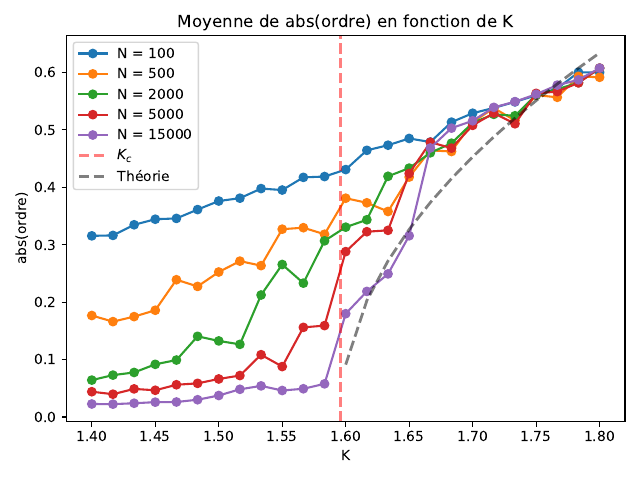

Write Python code to recreate this figure.
import numpy as np
import matplotlib.pyplot as plt
from scipy.integrate import solve_ivp
from joblib import Parallel, delayed
from tqdm import tqdm
import time

np.random.seed(40)


class OSCI:
    """
    Class representing an oscillator system.

    Parameters:
    - N (int): Number of oscillators in the system.
    - K (float): Coupling strength between oscillators.

    Attributes:
    - N (int): Number of oscillators in the system.
    - K (float): Coupling strength between oscillators.
    - pulse (ndarray): Array of random values representing the pulse of each oscillator.
    - omega (ndarray): Array of random values representing the initial phase of each oscillator.
    - ordre (complex): Order parameter of the system.
    - sol (scipy.integrate.OdeSolution): Solution of the differential equation.
    - abs_list (ndarray): Array of absolute values of the order parameter at different time points.

    Methods:
    - KURA(t, omega): Calculates the derivative of the phase for each oscillator at a given time.
    - solve(tmax, step): Solves the differential equation for the given time range and step size.
    - get_abs_ordre(): Calculates the absolute values of the order parameter at specific time points.
    """

    def __init__(self, N, K):
        """
        Initialize the OSCI class.

        Args:
        - N (int): Number of oscillators in the system.
        - K (float): Coupling strength between oscillators.
        """
        self.N = N
        self.K = K

        self.pulse = np.random.normal(0, 1, N)

        # Besoin de verifier si c'est bien ca
        self.pulse -= np.mean(self.pulse)
        # self.pulse[-1] = np.sum(self.pulse[:-1])

        self.omega = np.random.uniform(-np.pi, np.pi, N)
        self.ordre = np.sum(np.exp(1j * self.omega)) / self.N

    def KURA(self, t, omega):
        """
        Calculates the derivative of the phase for each oscillator at a given time.

        Args:
        - t (float): Time.
        - omega (ndarray): Array of phase values for each oscillator.

        Returns:
        - omega_dot (ndarray): Array of derivative of the phase for each oscillator.
        """
        ordre = np.sum(np.exp(1j * omega)) / self.N
        omega_dot = self.pulse + self.K * \
            np.abs(ordre) * np.sin(np.angle(ordre) - omega)
        return omega_dot

    def solve(self, tmax, step):
        """
        Solves the differential equation for the given time range and step size.

        Args:
        - tmax (float): Maximum time.
        - step (int): Number of steps.

        Returns:
        - sol (scipy.integrate.OdeSolution): Solution of the differential equation.
        """
        t = np.linspace(0, tmax, step)

        sol = solve_ivp(fun=self.KURA, t_span=(
            0, tmax), y0=self.omega, t_eval=t)

        self.sol = sol
        self.omega = sol.y[:, -1]
        self.ordre = np.sum(np.exp(1j * self.omega)) / self.N

        return sol

    def get_abs_ordre(self):
        """
        Calculates the absolute values of the order parameter at specific time points.

        Returns:
        - abs_list (ndarray): Array of absolute values of the order parameter.
        """
        self.abs_list = np.abs(
            np.sum(np.exp(1j * self.sol.y[:, self.sol.t >= 50]), axis=0)) / self.N
        return self.abs_list


def main_compute(args):
    """
    Main computation function.

    Args:
    - args (tuple): Tuple of arguments.

    Returns:
    - mean_abs_tot (ndarray): Array of mean absolute values of the order parameter.
    """
    k_list, N, Nrep, process_id = args

    abs_tot = np.empty((len(k_list), Nrep))

    progress_bar = tqdm(total=len(k_list), position=process_id,
                        desc=f"Process {process_id} | N = {N}")

    for i, k in enumerate(k_list):
        for j in range(Nrep):
            oscis = OSCI(N, k)
            sol = oscis.solve(100, 201)
            abs_tot[i, j] = np.mean(oscis.get_abs_ordre())
        progress_bar.update(1)

    progress_bar.close()

    mean_abs_tot = np.mean(abs_tot, axis=1)
    return mean_abs_tot


if __name__ == '__main__':
    # Initialisation des paramètres
    num_proc = 5
    start_time = time.time()

    k_list = np.linspace(1.4, 1.8, 25)
    N_list = [100, 500, 2000, 5000, 15000]
    Nrep_list = [200, 50, 20, 15, 10]

    # Calcul des moyennes
    print("Starting pool")
    print("---------------------------------------------------------------------------")

    inputs = [(k_list, N_list[i], Nrep_list[i], i) for i in range(len(N_list))]
    outputs = Parallel(n_jobs=num_proc)(
        delayed(main_compute)(inp) for inp in inputs)

    print("---------------------------------------------------------------------------")
    print("Pool finished in {:.2f} seconds".format(time.time() - start_time))

    # Théorie : Limite thermodynamique
    g_prime_prime = -1/np.sqrt(2*np.pi)
    g = 1/np.sqrt(2*np.pi)
    k_c = 2/(np.pi * g)

    def r(x): return np.sqrt(-16*(x - k_c)/(np.pi*(k_c**4)*g_prime_prime))

    # Graphique
    for i, result in enumerate(outputs):
        plt.plot(k_list, result, label=f"$N = {N_list[i]}$", marker='o')

    plt.axvline(x=k_c, label=r'$K_c$', color='r',
                linestyle='--', linewidth=2, alpha=0.5)
    plt.plot(k_list, r(k_list), label='Théorie', color='k',
             linestyle='--', linewidth=2, alpha=0.5)
    plt.xlabel('K')
    plt.ylabel('abs(ordre)')
    plt.legend()
    plt.title('Moyenne de abs(ordre) en fonction de K')
    plt.tight_layout()
    plt.savefig('kura8.pdf')
    plt.show()
